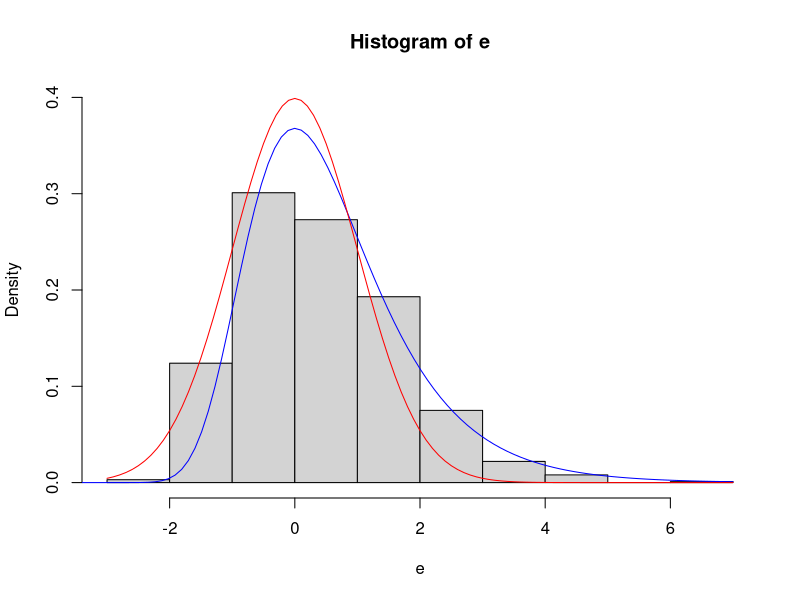

The R source for this figure:
#Question 1
#(a)
#Simulate 10000 samples for vector(X1,X2,X3,X4,X5)
data1 <- matrix(rnorm(10000*5, mean = 5, sd = 3), nrow = 10000)
Ex1 <- mean(data1)
sd1 <- sd(data1)
#(b)
count<-0
for(i in 1:length(data1)){
  if(data1[i]>2&data1[i]<5.1){
    count = count + 1
  }
}
p <- count/length(data1)

pnorm(5.1, mean = 5, sd = 3) - pnorm(2, mean = 5, sd = 3)
# they are equal, so we can find P(2<X<5.1)

#Question 2
#Should use CLT
#mean = np, var=np*(1-p)
meanX2 <- 20*0.7
sdX2 <- sqrt(20*0.7*(1-0.7))
p2 <- 1 - pnorm(15, meanX2, sdX2)

#Question 3
require(mvtnorm)
nsim3 <- 1000
XmeanData <- rep(NA, nsim3)
for(i in 1:nsim3){ 
  data3 <- rmvnorm(50, mean = c(9,10), sigma = matrix(c(3,2,2,5), nrow = 2))
  meanX <- apply(data3, 1, mean)
  meanY <- apply(data3, 2, mean)
  XmeanData[i] <- (meanX + 0.5 < meanY)
}
p3 <- mean(XmeanData)
S <- mean(XmeanData) + c(-1,1)*1.96*sqrt(var(XmeanData)/nsim3)

#Question 4
nsim4 <- 10000
X1 <- rchisq(nsim4, 10)
X2 <- rgamma(nsim4, 1, 2)
X3 <- rt(nsim4, 3)
Y <- sqrt(X1)*X2+4*(X3)^2
meanY <- mean(Y)

#Question 5
nsim5 <- 1000
an <- function(n) {sqrt(2*log(n)) - 0.5*(log(log(n))+log(4*pi))*(2*log(n))^(-1/2)}
bn <- function(n) {(2*log(n))^(-1/2)}
fx <- function(x) {(exp(-x)*exp(-exp(-x)))}
e <- rep(NA, nsim5)
for(i in 1:nsim5){
  e[i] <- (max(rnorm(nsim5))-an(nsim5))/bn(nsim5)
}
hist(e, freq = FALSE, ylim = c(0,0.4))
curve(fx, density(e)$x, add = TRUE, col = "blue", ylim = c(0,0.4))
curve(dnorm,add=TRUE,col = "red")

